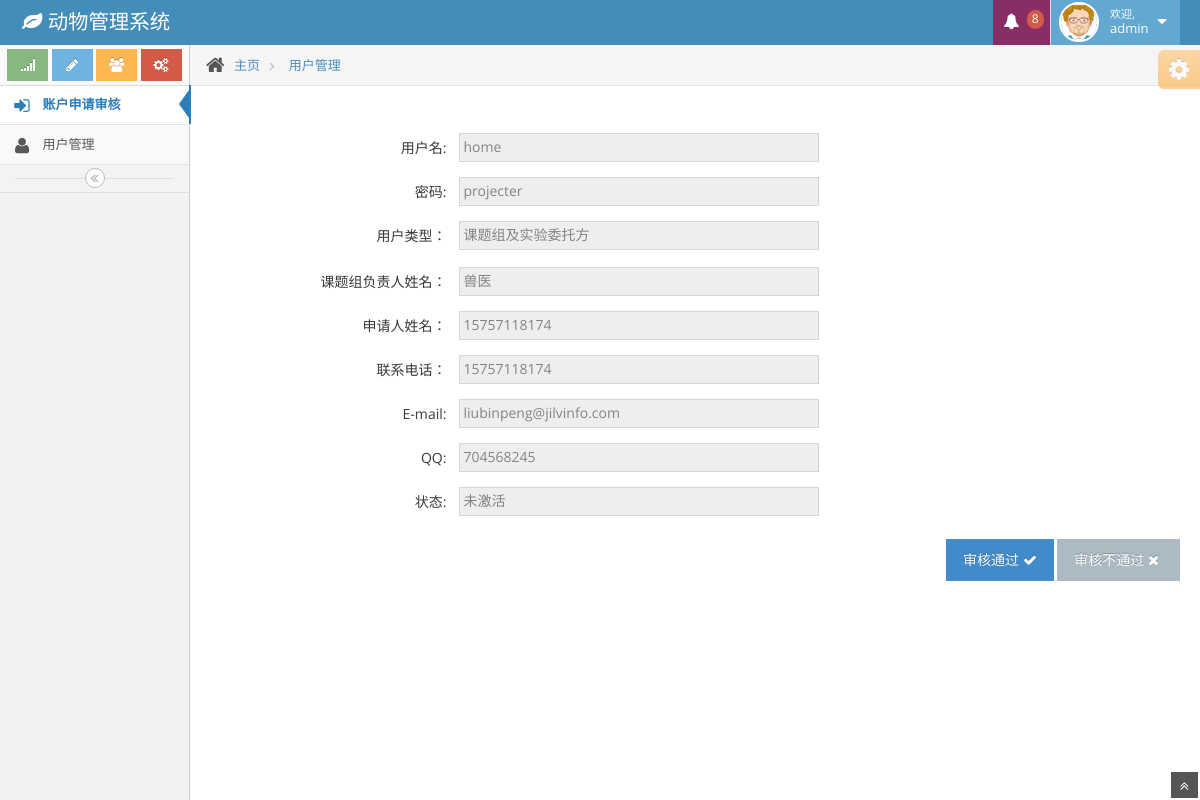
Page /admin/permit.php?username=home&tablename=projector (signed in) on the committed database.
### tables this page shows
CREATE TABLE IF NOT EXISTS `projector` (
  `id` int(11) NOT NULL AUTO_INCREMENT,
  `username` varchar(30) NOT NULL COMMENT '用户名',
  `password` varchar(32) NOT NULL COMMENT '密码',
  `email` varchar(30) NOT NULL COMMENT '邮箱',
  `status` tinyint(1) NOT NULL DEFAULT '0' COMMENT '状态,0-未激活,1-已激活',
  `usertype` varchar(30) NOT NULL COMMENT '用户类型，1-科研人员，2-兽医，3-工作人员，4-管理者',
  `projectername` varchar(30) NOT NULL COMMENT '课题组负责人姓名',
  `applyer` varchar(30) NOT NULL COMMENT '申请人姓名',
  `phone` int(22) NOT NULL COMMENT '联系电话',
  `mobilephone` varchar(11) NOT NULL COMMENT '联系手机',
  `QQ` int(22) NOT NULL COMMENT 'QQ',
  `regtime` timestamp NOT NULL DEFAULT CURRENT_TIMESTAMP ON UPDATE CURRENT_TIMESTAMP COMMENT '注册时间',
  PRIMARY KEY (`id`)
);

### admin/permit.php (the view, shortened to what this page needs)
<!DOCTYPE html>
<html lang="en">
<head>
	<link href="../view/assets/css/bootstrap.min.css" rel="stylesheet" />
	<link rel="stylesheet" href="../view/assets/css/font-awesome.min.css" />
	<link rel="stylesheet" href="../view/assets/css/fontFamily.css" />
	<link rel="stylesheet" href="../view/assets/css/ace.min.css" />
	<link rel="stylesheet" href="../view/assets/css/ace-rtl.min.css" />
	<link rel="stylesheet" href="../view/assets/css/ace-skins.min.css" />
</head>
<body>
<div class="navbar navbar-default" id="navbar">
	<div class="navbar-container" id="navbar-container">
		<div class="navbar-header pull-left">
			<a href="account.php" class="navbar-brand">
				<small>
					<i class="icon-leaf"></i>
					动物管理系统
				</small>
			</a>
		</div>
		<div class="navbar-header pull-right" role="navigation">
			<ul class="nav ace-nav">
				<li class="purple">
					<a data-toggle="dropdown" class="dropdown-toggle" href="#">
						<i class="icon-bell-alt icon-animated-bell"></i>
								<span class="badge badge-important">
                                	<?php
									$pdo=new PDO('mysql:host=localhost;dbname=db_pet','root','root');
									$sql1="select count(*) from  worker where status='0'";
									$sql2="select count(*) from  doctor where status='0'";
									$sql3="select count(*) from  projector where status='0'";
									$stmt1=$pdo->prepare($sql1);
									$stmt2=$pdo->prepare($sql2);
									$stmt3=$pdo->prepare($sql3);
									$stmt1->execute();
									$stmt2->execute();
									$stmt3->execute();
									$row1=$stmt1->fetch();
									$row2=$stmt2->fetch();
									$row3=$stmt3->fetch();
									echo $row1[0]+$row2[0]+$row3[0];
									?>
                                </span>
					</a>
				</li>
				<li class="light-blue">
					<a data-toggle="dropdown" href="#" class="dropdown-toggle">
						<img class="nav-user-photo" src="../view/assets/avatars/user.jpg" alt="Jason's Photo" />
								<span class="user-info">
									<small>欢迎,</small>
									<?php
									echo $_SESSION["username"];
									?>
								</span>
						<i class="icon-caret-down"></i>
					</a>
				</li>
			</ul>
		</div>
	</div>
</div>
<div class="main-container" id="main-container">
	<div class="main-container-inner">
		<div class="sidebar" id="sidebar">
			<div class="sidebar-shortcuts" id="sidebar-shortcuts">
				<div class="sidebar-shortcuts-large" id="sidebar-shortcuts-large">
					<button class="btn btn-success">
						<i class="icon-signal"></i>
					</button>
					<button class="btn btn-info">
						<i class="icon-pencil"></i>
					</button>
					<button class="btn btn-warning">
						<i class="icon-group"></i>
					</button>
					<button class="btn btn-danger">
						<i class="icon-cogs"></i>
					</button>
				</div>
			</div>
			<ul class="nav nav-list">
				<li class="active">
					<a href="apply.php">
						<i class="icon-signin"></i>
						<span class="menu-text"> 账户申请审核 </span>
					</a>
				</li>
				<li >
					<a href="account.php">
						<i class="icon-user"></i>
						<span class="menu-text"> 用户管理 </span>
					</a>
				</li>
			</ul>
			<div class="sidebar-collapse" id="sidebar-collapse">
				<i class="icon-double-angle-left" data-icon1="icon-double-angle-left" data-icon2="icon-double-angle-right"></i>
			</div>
		</div>
		<div class="main-content">
			<div class="breadcrumbs" id="breadcrumbs">
				<ul class="breadcrumb">
					<li>
						<i class="icon-home home-icon"></i>
						<a href="account.php">主页</a>
					</li>
					<li class="active">
						<a href="account.php">用户管理</a>
					</li>
				</ul>
			</div>
			<div class="page-content">
				<div class="row">
					<div class="col-xs-12">
						<div class="row-fluid">
							<div class="span12">
								<?php
								$username=$_REQUEST['username'];
								$table=$_REQUEST['tablename'];
								$pdo=new PDO('mysql:host=localhost;dbname=db_pet','root','root');
								$pdo->query("set names utf8");
								$sql="select * from {$table} where username=?";
								$stmt=$pdo->prepare($sql);
								$stmt->execute(array($username));
								$allrows = $stmt->fetchAll(PDO::FETCH_ASSOC);
								foreach($allrows as $row){
									$pwd=base64_decode($row['password']);
									$temp=$row['usertype'];
									if($temp==1){
										$usertype="课题组及实验委托方";
									}else if($temp==2){
										$usertype="兽医";
									}else if($temp==3){
										$usertype="工作人员";
									}else{
										$usertype="管理者";
									}
									echo '<form class="form-horizontal" id="validation-form" method="get">';
									echo '<br>'.'<br>';
									echo  '<div class="form-group">';
									echo '<label class="control-label col-xs-12 col-sm-3 no-padding-right" for="email">用户名:</label>';
									echo '<div class="col-xs-12 col-sm-9">';
									echo '<div class="clearfix">';
									echo '<input type="text" name="username" id="username"  class="col-xs-12 col-sm-6" disabled value="'.$row['username'].'"/>';
									echo '</div>';
									echo '</div>';
									echo '</div>';
									echo '<div class="form-group">';
									echo '<label class="control-label col-xs-12 col-sm-3 no-padding-right" for="email">密码:</label>';
									echo '<div class="col-xs-12 col-sm-9">';
									echo '<div class="clearfix">';
									echo '<input type="text"  class="col-xs-12 col-sm-6" disabled value="'.$pwd.'"/>';
									echo '</div>';
									echo '</div>';
									echo '</div>';
									echo '<div class="form-group">';
									echo '<label class="control-label col-xs-12 col-sm-3 no-padding-right" for="url">用户类型：</label>';
									echo '<div class="col-xs-12 col-sm-9">';
									echo '<div class="clearfix">';
									echo '<input type="text"  class="col-xs-12 col-sm-6" disabled value="'.$usertype.'"/>';
									echo '</div>';
									echo '</div>';
									echo '</div>';
									echo '<div class="space-2"></div>';
									echo  '<div class="form-group">';
									echo '<label class="control-label col-xs-12 col-sm-3 no-padding-right" for="url">课题组负责人姓名：</label>';
									echo '<div class="col-xs-12 col-sm-9">';
									echo '<div class="clearfix">';
									echo '<input type="text" id="url" name="url" class="col-xs-12 col-sm-6" disabled value="'.$row['projectername'].'"/>';
									echo '</div>';
									echo '</div>';
									echo '</div>';
									echo '<div class="form-group">';
									echo '<label class="control-label col-xs-12 col-sm-3 no-padding-right" for="url">申请人姓名：</label>';
									echo '<div class="col-xs-12 col-sm-9">';
									echo '<div class="clearfix">';
									echo '<input type="text" id="url" name="url" class="col-xs-12 col-sm-6" disabled value="'.$row['mobilephone'].'"/>';
									echo '</div>';
									echo '</div>';
									echo '</div>';
									echo '<div class="form-group">';
									echo '<label class="control-label col-xs-12 col-sm-3 no-padding-right" for="password2">联系电话：</label>';
									echo '<div class="col-xs-12 col-sm-9">';
									echo '<div class="clearfix">';
									echo '<input type="text" class="col-xs-12 col-sm-6" disabled value="'.$row['mobilephone'].'" />';
									echo '</div>';
									echo '</div>';
									echo '</div>';
									echo '<div class="form-group">';
									echo '<label class="control-label col-xs-12 col-sm-3 no-padding-right" for="name">E-mail:</label>';
									echo '<div class="col-xs-12 col-sm-9">';
									echo '<div class="clearfix">';
									echo '<input type="email" id="name" name="name" class="col-xs-12 col-sm-6"  disabled value="'.$row['email'].'"/>';
									echo '</div>'.'</div>'.'</div>';
									echo '<div class="form-group">';
									echo '<label class="control-label col-xs-12 col-sm-3 no-padding-right" for="name">QQ:</label>';
									echo '<div class="col-xs-12 col-sm-9">';
									echo '<div class="clearfix">';
									echo '<input type="email" id="QQ" name="QQ" class="col-xs-12 col-sm-6"  disabled value="'.$row['QQ'].'"/>';
									echo '</div>'.'</div>'.'</div>';
									echo '<div class="form-group">';
									echo '<label class="control-label col-xs-12 col-sm-3 no-padding-right" for="name">状态:</label>';
									echo '<div class="col-xs-12 col-sm-9">';
									echo '<div class="clearfix">';
									if($row['status']==0){
										$status='未激活';
									}else{
										$status='激活';
									}
									echo '<input type="email" id="name" name="name" class="col-xs-12 col-sm-6"  disabled value="'.$status.'"/>';
									echo '<p id="updateResult" class="col-xs-12 col-sm-6"/></p>';
									echo '</div>'.'</div>'.'</div>';
								}
								?>
								<div class="space-8"></div>
								<div class="row-fluid wizard-actions">
									<?php
									echo "<a  class='btn btn-primary'  href='../controller/update.php?username={$row['username']}&tablename={$table}' role='button'>审核通过<i class=\"icon-ok icon-on-right\"></i></a>";
?>
									<a href="apply.php" class="btn btn-prev" id="disPass">
										审核不通过
										<i class="icon-remove"></i>
									</a>
								</div>
							</div>
						</div>
					</div>
				</div>
			</div>
		</div>
	</div>
</div>
<div class="ace-settings-container" id="ace-settings-container">
	<div class="btn btn-app btn-xs btn-warning ace-settings-btn" id="ace-settings-btn">
		<i class="icon-cog bigger-150"></i>
	</div>
</div>
<a href="#" id="btn-scroll-up" class="btn-scroll-up btn btn-sm btn-inverse">
	<i class="icon-double-angle-up icon-only bigger-110"></i>
</a>
</body>
</html>

### rows in the picture
projector: username "home", password "projecter", usertype "课题组及实验委托方", url "兽医", url "15757118174", mobilephone "15757118174", name "liubinpeng@jilvinfo.com", QQ "704568245", name "未激活"

### other values in the picture
$row1[0]+$row2[0]+$row3[0] "8"
$_SESSION["username"] "admin"
